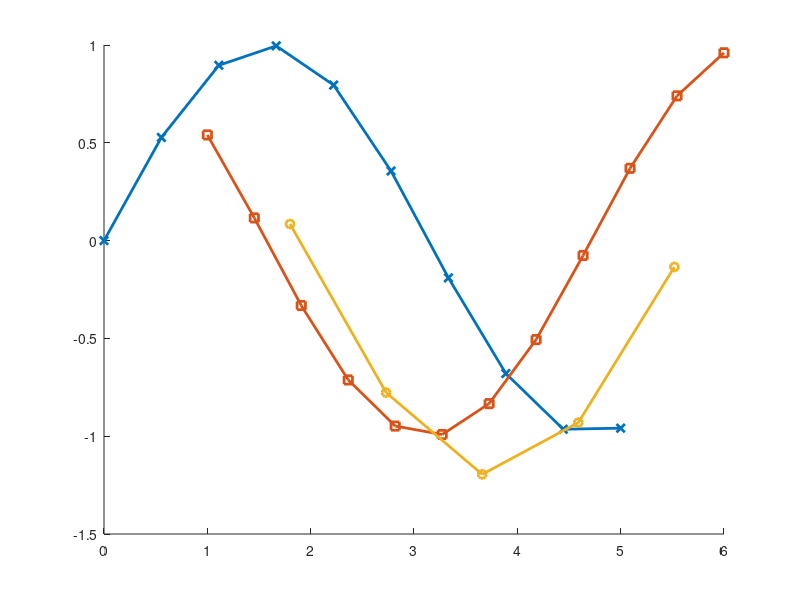

Recreate this plot in MATLAB. (Note: this script raises an error after producing the figure.)


curve1 =  [linspace(0,5,10);sin(linspace(0,5,10))];
curve2 =  [linspace(1,6,12);cos(linspace(1,6,12))]';
curve3 =  1.2*[linspace(1.5,4.6,5);cos(linspace(1.5,4.6,5))]';

figure
hold on
plot(curve1(1,:),curve1(2,:),'-x','linewidth',2)
plot(curve2(:,1),curve2(:,2),'-s','linewidth',2)
plot(curve3(:,1),curve3(:,2),'-o','linewidth',2)

curves = {curve1, curve2, curve3};

n=22;
avg = mean_curve(curves,n);
plot(avg(1,:),avg(2,:),'-v','linewidth',2)
